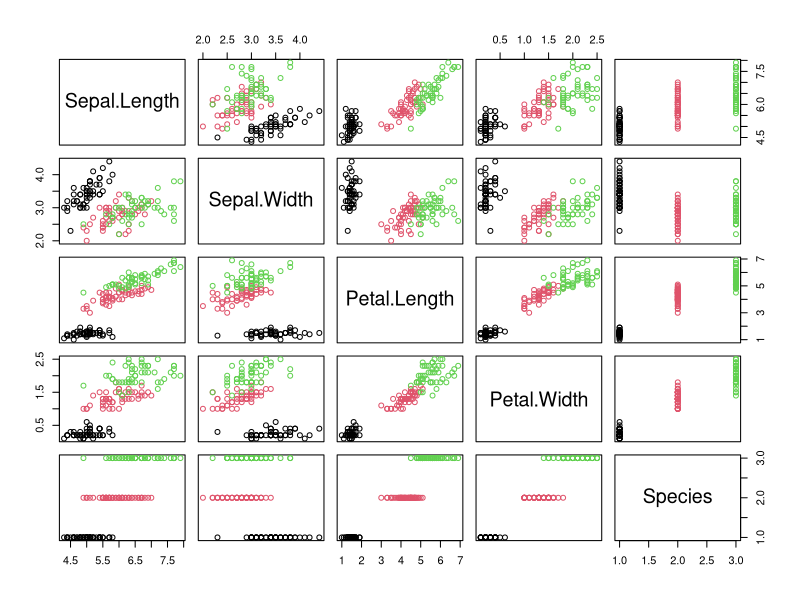
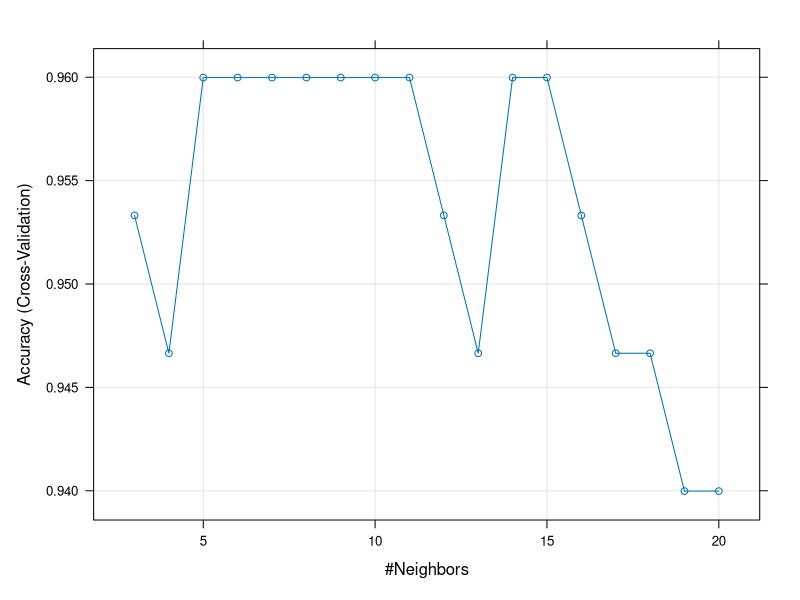
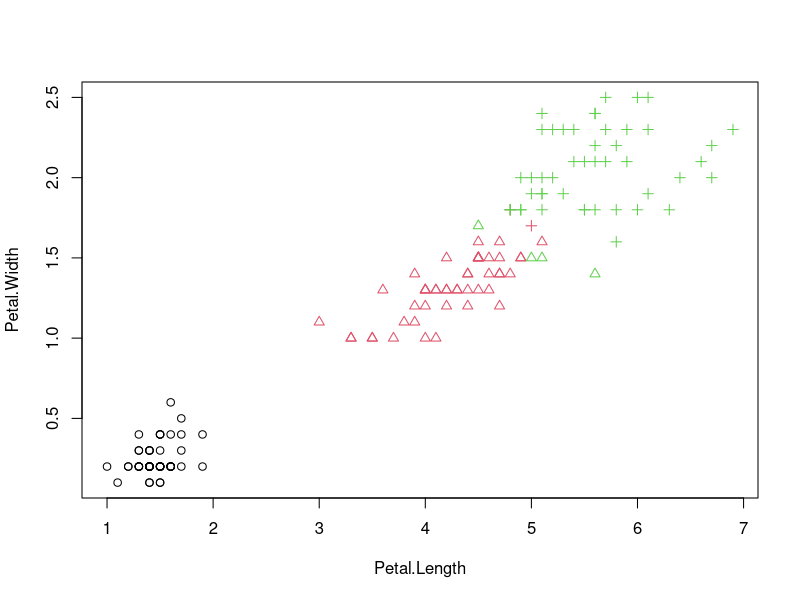
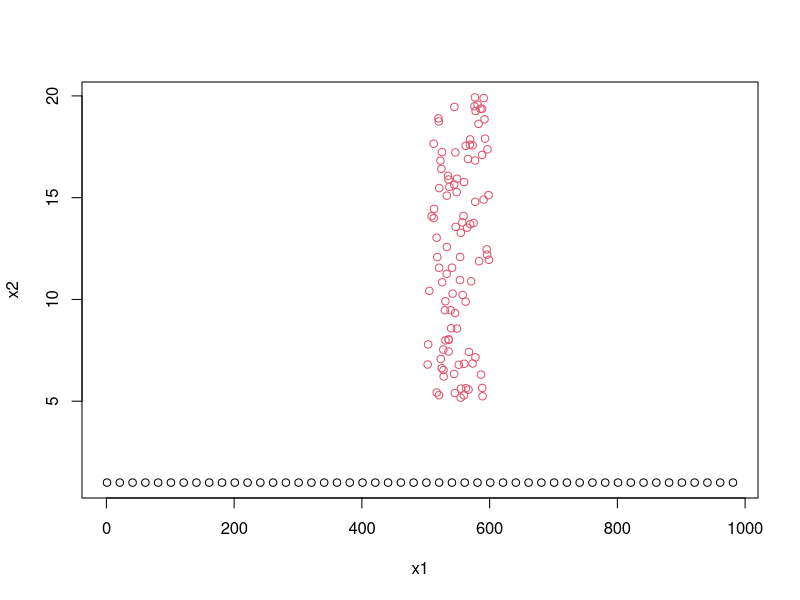
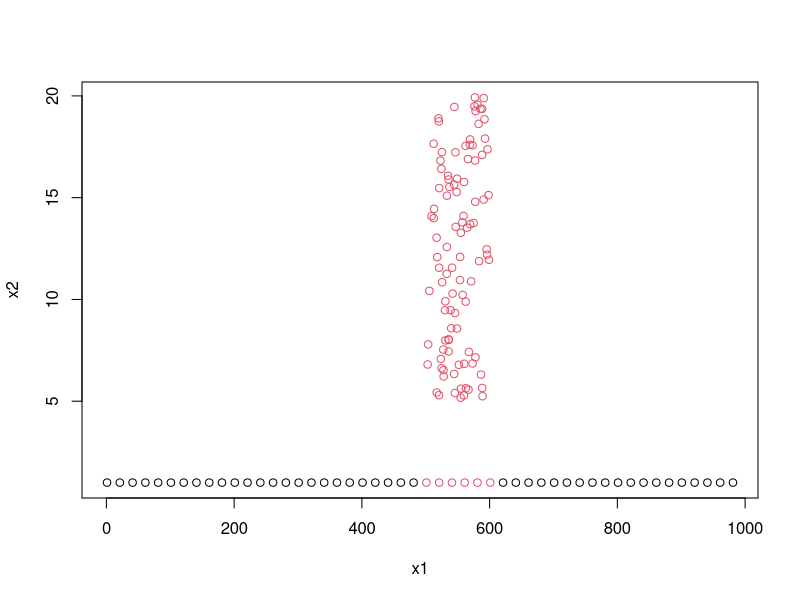
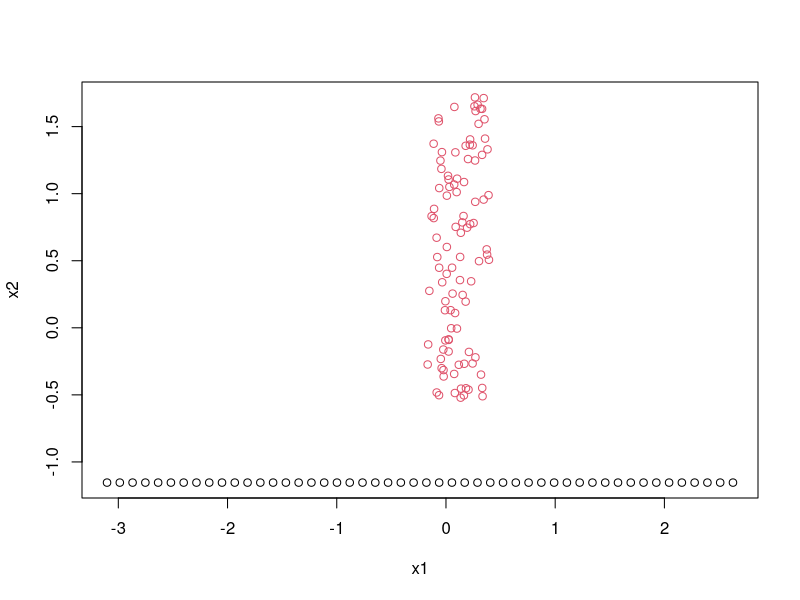
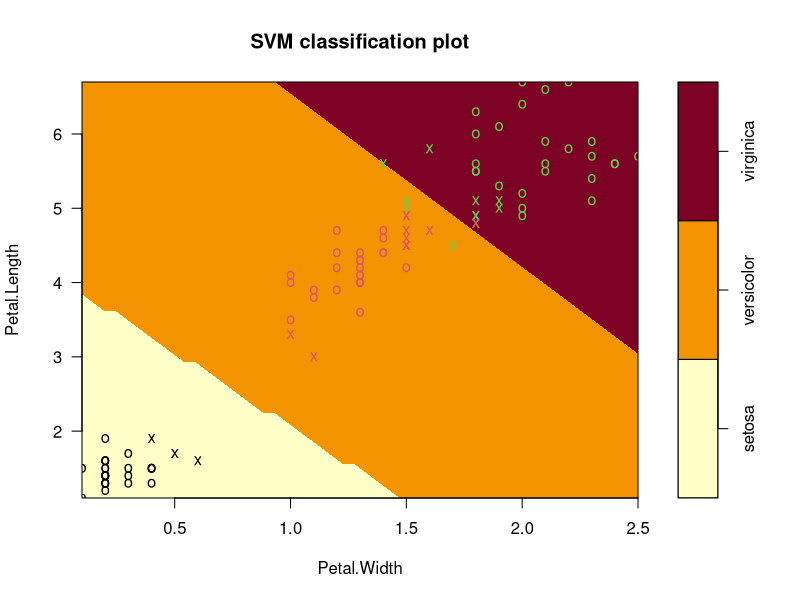
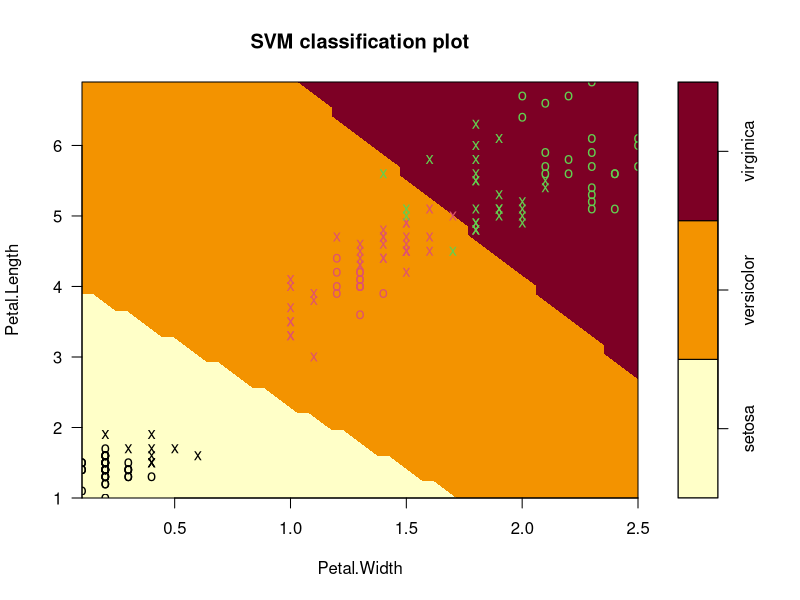

These figures' R source, in order:
## ---- chunk 1
knitr::opts_chunk$set(echo = TRUE, cache = TRUE)
## ---- chunk 2
# load some libraries; install first if necessary
library(e1071) # for SVMs
library(caret) # for learning control
data("iris")
## ---- chunk 3
# look at the Iris data set
plot(iris, col=iris$Species)

# test and training data sets
n <- nrow(iris) 

train_indices <- sample(1:n, round(2/3 * n))
iris_train <- iris[train_indices,]
iris_test <- iris[-train_indices,]

# for illustration train on two input features only
# pick two such that linear separation works well
features <- c("Petal.Length", "Petal.Width")
cols <- c(features, "Species")
## ---- chunk 4
set.seed(50)
ctrl <- trainControl(method="cv", number = 3) # 3-fold cross validation 

# tuneGrid contains the values for k which are tried
knnfit <- train(Species ~ ., data = iris[, cols], method = "knn", trControl = ctrl, 
                preProcess = c("center","scale"), 
                tuneGrid = expand.grid(k=3:20)) # try k=3,4, ... 20

#Output of kNN fit
knnfit
plot(knnfit)

# predict the classes in the entire data set using the best model
knnPredict <- predict(knnfit, newdata = iris[, cols] )

# Get the confusion matrix to see accuracy value and other quality measures
confusionMatrix(knnPredict, iris$Species)

# use colour for original class and symbol for predicted class
plot(iris[,features], col=iris$Species, pch=as.numeric(unclass(knnPredict)))

## ---- chunk 5
# generate some data

set.seed(100)
x1 <- c(seq(1,1000,20), runif(100, min = 500, max = 600))
x2 <- c(rep(1,50), runif(100, min = 5, max = 20))
myclass <- factor(c(rep(1, 50), rep(2, 100)))
plot(x1, x2, col=myclass)

x <- cbind(x1, x2)
pre_x <- preProcess(x, method=c("center", "scale"))
x_n <- predict(pre_x, x)

res <- knn3Train(x, x, myclass, k=5, prob = FALSE)

plot(x1, x2, col=res)

res_n <- knn3Train(x_n, x_n, myclass, k=5, prob = FALSE)

plot(x_n[,1] , x_n[,2], col=res_n, xlab = "x1", ylab = "x2")

## ---- chunk 6

# fit an SVM with linear kernel
svmfit <- svm(Species ~ ., data = iris_train[,cols], kernel = "linear", 
              cost = 1, scale = TRUE)

# print the results
print(svmfit)

# more information about the model including the support vectors
summary(svmfit)

# indices of the support vectors
svmfit$index

# plot it including the separation lines (hyperplanes)
plot(svmfit, iris_train[,cols])

# predict on the test data set
prediction <- predict(svmfit, iris_test, type = "class")

# confusion matrix with quality measures
confusionMatrix(prediction, iris_test[,"Species"])


## ---- chunk 7
# function to find the best value for the cost parameter
# assume a column called Species in my_data representing the class to be predicted
run_iris_svm <- function(my_data, svm_type) {

    # automatically run five-fold cross validation to find the best value for cost
    # all the code related to the parameter gamma should be ignored by the functions 
    # if svm_type = "linear", since a linear kernel only requires cost
    tuned_svm <- tune(svm, Species ~ ., data = my_data, kernel = svm_type, 
              scale = TRUE, ranges = list(cost = c(0.01, 0.1, 1, 10, 100), 
                                          gamma = c(0.25, 0.5, 1, 2)), 
              tunecontrol = tune.control(cross=5))
    print(tuned_svm)
    
    # train on the entire data set using best value for cost
    best_cost <- tuned_svm$best.parameters[1]
    best_gamma <- tuned_svm$best.parameters[2] 

        
    svmfit_best <- svm(Species ~ ., data = my_data, kernel = svm_type, 
                  cost = best_cost, gamma = best_gamma, scale = TRUE)
    
    # plot the result
    plot(svmfit_best, my_data)    
    
    # confusion matrix with quality measures
    print(confusionMatrix(svmfit_best$fitted, my_data[,"Species"]))
    
}

# learn a linear SVM
run_iris_svm(iris[,cols], "linear")

# learn an SVM with a radial basis function kernel
# radial requires a value for the parameter gamma
# which should be optimised as well; we just go for the default here
run_iris_svm(iris[,cols], "radial")  

## ---- chunk 8
iris2 <- iris
iris2$Species <- as.factor(ifelse(iris2$Species=="versicolor", "versicolor", 
                                  "setosa_virginica"))

plot(iris2[,features], col=iris2$Species)


# linear separation must fail
run_iris_svm(iris2[,cols], "linear")  
## ---- chunk 9
# radial kernel works nicely
run_iris_svm(iris2[,cols], "radial")  
